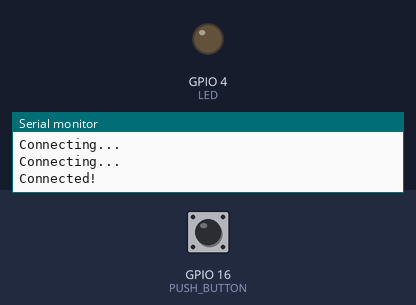
Bench run of a sketch on a simulated ESP8266 (NodeMCU). On the bench: output pins drawn as LEDs (lit = HIGH), the last lines printed to the serial monitor. Dashed ring = blinking. Inputs (shaded band) come from the test bench; at power-on: GPIO 16 (PUSH_BUTTON) LOW. WiFi joins after 1.5 s; servers stay silent unless stated; uploads are accepted with an empty reply.

Above: at 3.2 s.
3.3 s: GPIO 16 (PUSH_BUTTON) pulled HIGH for 3.2 s
At 3.4 s:
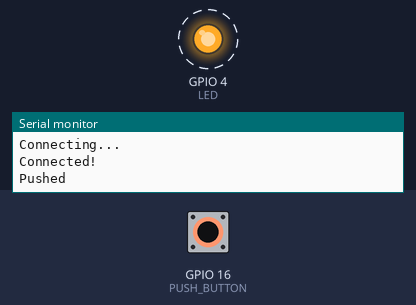
Timing chart, 0 to 7.4 s (numbered marks = the images above; inputs shaded):
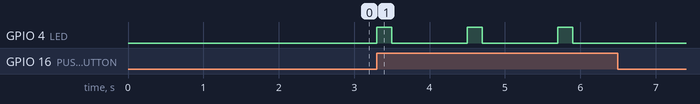

Measured:
- after the input at 3.3 s, GPIO 4 (LED): alternates HIGH for 0.20 s and LOW for 1.0 s, 6 changes in all, then stays LOW, starting at once

The sketch:

nodemcu-button-http.ino
```cpp
#include <ESP8266HTTPClient.h>
#include <esp8266wifi.h>

const char* SSID         = "wifi_ssid";
const char* PASSWORD     = "wifi_password";
const char* HTTP_URL     = "http://ip.to.server:3000/change-event";
const int   TIME_TO_WAIT = 1000;

int  PUSH_BUTTON = 16;
int  LED         = 4;
long pressMoment;

void setup() {
  Serial.begin(9600);

  pinMode(LED, OUTPUT);
  pinMode(PUSH_BUTTON, INPUT);

  pressMoment = millis();
  digitalWrite(LED, LOW);

  WiFi.begin(SSID, PASSWORD);
  while (WiFi.status() != WL_CONNECTED) {
    Serial.println("Connecting...");
    delay(1000);
  }
  Serial.println("Connected!");
}

void loop() {
  int buttonValue = digitalRead(PUSH_BUTTON);

  if (buttonValue == HIGH && waitedTime(pressMoment)) {
    Serial.println("Pushed");
    httpRequest();
    pressMoment = millis();
  }
}

void httpRequest () {
    digitalWrite(LED, HIGH);

    if (WiFi.status() == WL_CONNECTED) {

      HTTPClient http;
      http.begin(HTTP_URL);
      http.addHeader("Content-Type", "text/plain");

      int httpCode = http.POST("");

      if (httpCode == 200) {
        String payload = http.getString();
        Serial.println(payload);
      } else {
        Serial.println("Bad request");
      }
    } else {
      Serial.println("Wifi not connected");
    }

    digitalWrite(LED, LOW);
}

boolean waitedTime(long pressMoment) {
  return (millis() - pressMoment) > TIME_TO_WAIT;
}
```
